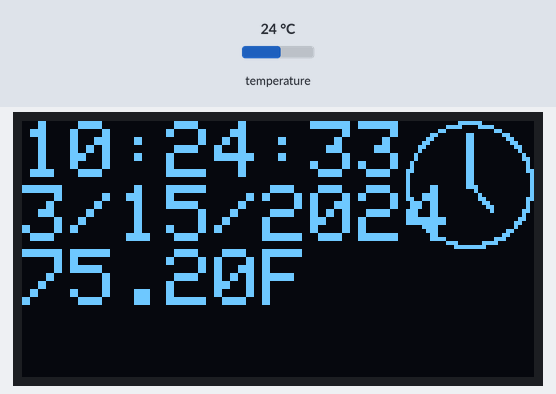
Bench run of a sketch on a simulated Arduino Uno, built with avr-gcc and run on an emulated ATmega328P. Parts: 128×64 one-colour display. The test bench sets the inputs (shaded band); at power-on: temperature 24 °C. The local clock reads 2024-03-15 10:24:30 at power-on unless the sketch sets it.

Above: at 3.2 s.
3.3 s: temperature set to 12 °C
At 4.8 s:
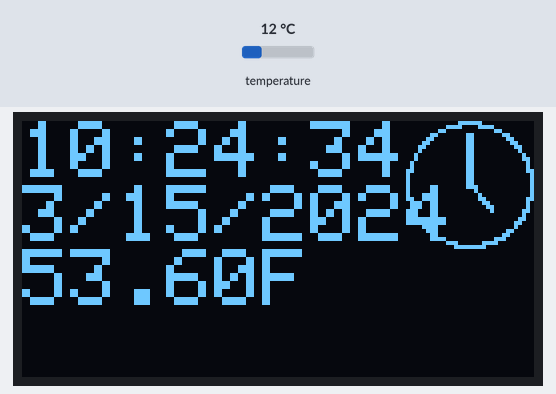
5.5 s: temperature set to 19 °C
At 6.8 s:
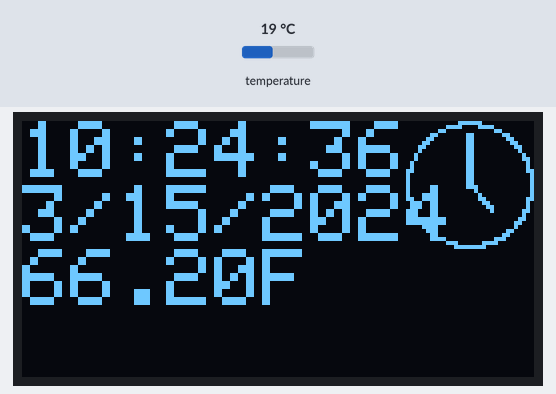
7.5 s: temperature set to 28 °C
At 8.8 s:
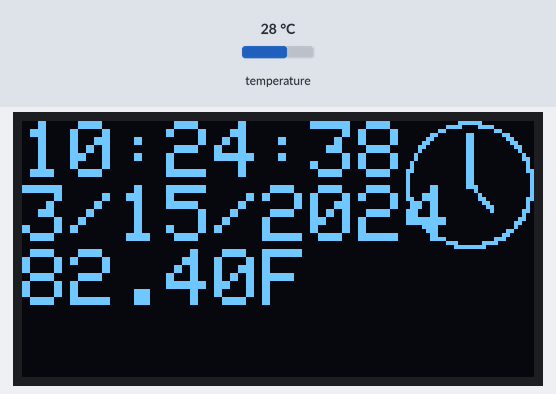
Timing chart, 0 to 10.5 s (numbered marks = the images above; inputs shaded):
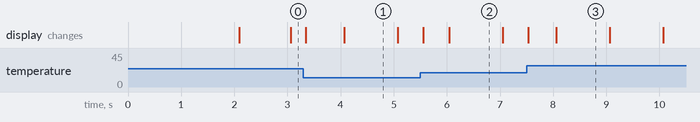

The sketch:

bitmap_on_oled_with_rtc.ino
```cpp
/*
 * Bitmap on OLED w/ RTC
 *
 * learnelectronics
 *
 * 5 FEB 2017
 *
 * www.youtube.com/c/learnelectronics
 */

#include <SPI.h>                                                            //include SPI lib for OLED
#include <Wire.h>                                                           //include wire lib for RTC
#include <DS3231.h>                                                         //include ds3231 RTC lib
#include <Adafruit_GFX.h>                                                   //include GFX lib
#include <Adafruit_SH1106.h>                                                //include sh1106 OLED lib

                                                                            // If using software SPI (the default case):
#define OLED_MOSI   9
#define OLED_CLK   10
#define OLED_DC    11
#define OLED_CS    12
#define OLED_RESET 13

Adafruit_SH1106 display(OLED_MOSI, OLED_CLK, OLED_DC, OLED_RESET, OLED_CS);//set up display
DS3231 Clock;                                                              //set up clock

bool Century=false;                                                        //clock variables
bool h12;
bool PM;
byte ADay, AHour, AMinute, ASecond, ABits;
bool ADy, A12h, Apm;

byte year, month, date, DoW, hour, minute, second;
                                                                          //our custom bitmap
const unsigned char PROGMEM myclock32 [] = {
0x00, 0x07, 0xE0, 0x00, 0x00, 0x3C, 0x3C, 0x00, 0x00, 0xC0, 0x03, 0x00, 0x03, 0x01, 0x80, 0xC0,
0x06, 0x01, 0x80, 0x60, 0x0C, 0x01, 0x80, 0x30, 0x18, 0x01, 0x80, 0x18, 0x10, 0x01, 0x80, 0x08,
0x20, 0x01, 0x80, 0x04, 0x20, 0x01, 0x80, 0x06, 0x40, 0x01, 0x80, 0x02, 0x40, 0x01, 0x80, 0x02,
0xC0, 0x01, 0x80, 0x03, 0x80, 0x01, 0x80, 0x01, 0x80, 0x01, 0x80, 0x01, 0x80, 0x01, 0x80, 0x01,
0x80, 0x01, 0xC0, 0x01, 0x80, 0x00, 0x40, 0x01, 0x80, 0x00, 0x20, 0x01, 0xC0, 0x00, 0x30, 0x03,
0x40, 0x00, 0x18, 0x02, 0x40, 0x00, 0x0C, 0x02, 0x60, 0x00, 0x04, 0x06, 0x20, 0x00, 0x00, 0x04,
0x10, 0x00, 0x00, 0x0C, 0x18, 0x00, 0x00, 0x18, 0x0C, 0x00, 0x00, 0x10, 0x06, 0x00, 0x00, 0x60,
0x03, 0x00, 0x00, 0xC0, 0x00, 0xC0, 0x03, 0x80, 0x00, 0x38, 0x1E, 0x00, 0x00, 0x0F, 0xF0, 0x00
};


void setup()   {
   Wire.begin();                                                          //start I2C
  Serial.begin(9600);                                                     //start serial
  display.begin(SH1106_SWITCHCAPVCC);                                     //activate display
  display.display();                                                      //show buffer
  delay(2000);                                                            //pause
  display.clearDisplay();                                                 //clear display


}


void loop() {

 int second,minute,hour,date,month,year,temperature;                      //populate clock variables
  second=Clock.getSecond();
  minute=Clock.getMinute();
  hour=Clock.getHour(h12, PM);
  date=Clock.getDate();
  month=Clock.getMonth(Century);
  year=Clock.getYear();

  temperature=Clock.getTemperature();
 display.setTextSize(2);
  display.setTextColor(WHITE);
  display.setCursor(0,0);

  display.print(hour,DEC);                                                //print time to OLED (decimal)
  display.print(':');
  display.print(minute,DEC);
  display.print(':');
  display.println(second,DEC);

  display.print(month,DEC);                                              //print date to oled (decimal)
  display.print("/");
  display.print(date,DEC);
  display.print("/");
  display.print("20");
  display.println(year,DEC);

  //display.drawbitmap syntax (x pos, y pos, name of bitmap, x size, y size, color)

   display.drawBitmap(96, 0, myclock32, 32, 32, WHITE);                 //print our custom clock bitmap
  display.print((temperature)*1.8+32);                                  //print temp converted to F
  display.print("F");
  display.display();                                                    //show whats in the buffer
  display.clearDisplay();                                               //clear the buffer


}
```

Measured:
- what the display in image 1 shows lasts 1.0 s, from 4.1 s to 5.1 s
